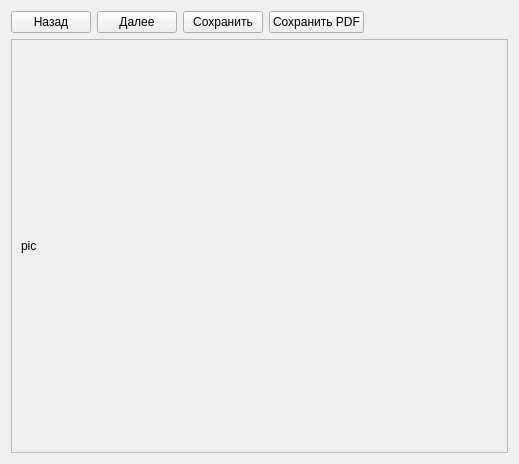
<?xml version="1.0" encoding="UTF-8"?>
<ui version="4.0">
 <class>Viewer</class>
 <widget class="QWidget" name="Viewer">
  <property name="geometry">
   <rect>
    <x>0</x>
    <y>0</y>
    <width>519</width>
    <height>464</height>
   </rect>
  </property>
  <property name="windowTitle">
   <string>Результаты испытаний</string>
  </property>
  <layout class="QVBoxLayout" name="verticalLayout">
   <item>
    <layout class="QHBoxLayout" name="horizontalLayout_2">
     <property name="topMargin">
      <number>0</number>
     </property>
     <item>
      <widget class="QPushButton" name="pushButton">
       <property name="text">
        <string>Назад</string>
       </property>
      </widget>
     </item>
     <item>
      <widget class="QPushButton" name="pushButton_2">
       <property name="text">
        <string>Далее</string>
       </property>
      </widget>
     </item>
     <item>
      <widget class="QPushButton" name="Save">
       <property name="text">
        <string>Сохранить</string>
       </property>
      </widget>
     </item>
     <item>
      <widget class="QPushButton" name="SavePDF">
       <property name="text">
        <string>Сохранить PDF</string>
       </property>
      </widget>
     </item>
     <item>
      <spacer name="horizontalSpacer">
       <property name="orientation">
        <enum>Qt::Horizontal</enum>
       </property>
       <property name="sizeHint" stdset="0">
        <size>
         <width>40</width>
         <height>20</height>
        </size>
       </property>
      </spacer>
     </item>
    </layout>
   </item>
   <item>
    <widget class="QScrollArea" name="scrollArea">
     <property name="widgetResizable">
      <bool>true</bool>
     </property>
     <widget class="QWidget" name="scrollAreaWidgetContents">
      <property name="geometry">
       <rect>
        <x>0</x>
        <y>0</y>
        <width>499</width>
        <height>407</height>
       </rect>
      </property>
      <layout class="QHBoxLayout" name="horizontalLayout">
       <item>
        <widget class="QLabel" name="mPicture">
         <property name="text">
          <string>pic</string>
         </property>
        </widget>
       </item>
      </layout>
     </widget>
    </widget>
   </item>
  </layout>
 </widget>
 <resources/>
 <connections/>
</ui>
